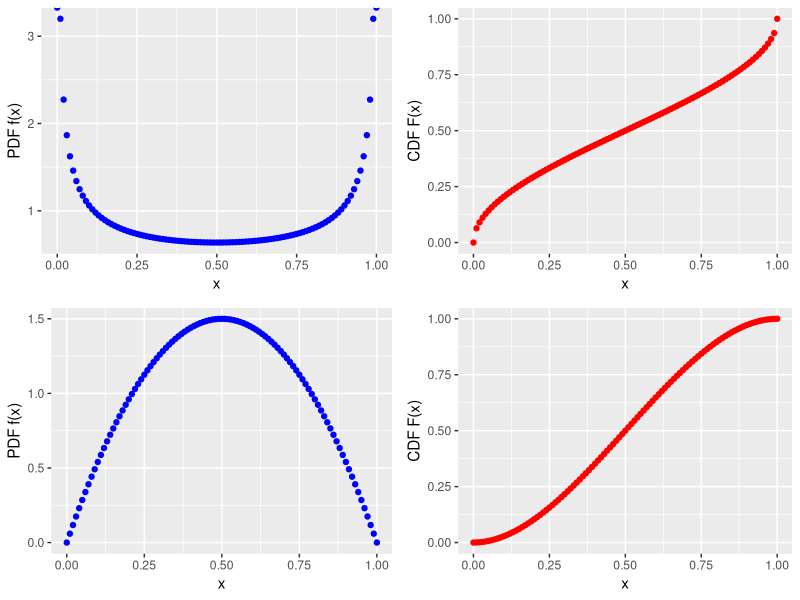

Generate this figure with R:
## ---- chunk 1
library(ggplot2)
library(grid)
library(gridExtra)
x <- seq(0,1,length=101)
a <- .5
b <- .5
y1 <- dbeta(x,a,b)
y2 <- pbeta(x,a,b)
a <- 2
b <- 2
y3 <- dbeta(x,a,b)
y4 <- pbeta(x,a,b)
d <- data.frame(x,y1,y2,y3,y4)
p1 <- ggplot(d,aes(x,y1))+geom_point(color="blue")+ylab("PDF f(x)")
p2 <- ggplot(d,aes(x,y2))+geom_point(color="red")+ylab("CDF F(x)")
p3 <- ggplot(d,aes(x,y3))+geom_point(color="blue")+ylab("PDF f(x)")
p4 <- ggplot(d,aes(x,y4))+geom_point(color="red")+ylab("CDF F(x)")
grid.arrange(p1, p2, p3, p4, ncol = 2)
